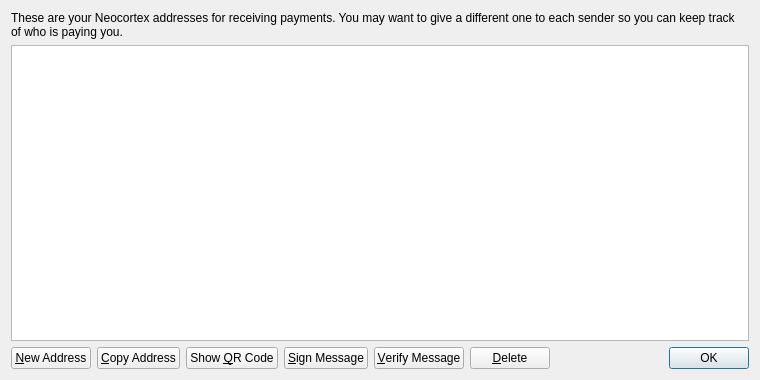
<?xml version="1.0" encoding="UTF-8"?>
<ui version="4.0">
 <class>AddressBookPage</class>
 <widget class="QWidget" name="AddressBookPage">
  <property name="geometry">
   <rect>
    <x>0</x>
    <y>0</y>
    <width>760</width>
    <height>380</height>
   </rect>
  </property>
  <property name="windowTitle">
   <string>Address Book</string>
  </property>
  <layout class="QVBoxLayout" name="verticalLayout">
   <item>
    <widget class="QLabel" name="labelExplanation">
     <property name="text">
      <string>These are your Neocortex addresses for receiving payments. You may want to give a different one to each sender so you can keep track of who is paying you.</string>
     </property>
     <property name="textFormat">
      <enum>Qt::PlainText</enum>
     </property>
     <property name="wordWrap">
      <bool>true</bool>
     </property>
    </widget>
   </item>
   <item>
    <widget class="QTableView" name="tableView">
     <property name="contextMenuPolicy">
      <enum>Qt::CustomContextMenu</enum>
     </property>
     <property name="toolTip">
      <string>Double-click to edit address or label</string>
     </property>
     <property name="tabKeyNavigation">
      <bool>false</bool>
     </property>
     <property name="alternatingRowColors">
      <bool>true</bool>
     </property>
     <property name="selectionMode">
      <enum>QAbstractItemView::SingleSelection</enum>
     </property>
     <property name="selectionBehavior">
      <enum>QAbstractItemView::SelectRows</enum>
     </property>
     <property name="sortingEnabled">
      <bool>true</bool>
     </property>
     <attribute name="verticalHeaderVisible">
      <bool>false</bool>
     </attribute>
    </widget>
   </item>
   <item>
    <layout class="QHBoxLayout" name="horizontalLayout">
     <item>
      <widget class="QPushButton" name="newAddressButton">
       <property name="toolTip">
        <string>Create a new address</string>
       </property>
       <property name="text">
        <string>&amp;New Address</string>
       </property>
       <property name="icon">
        <iconset resource="../bitcoin.qrc">
         <normaloff>:/icons/add</normaloff>:/icons/add</iconset>
       </property>
      </widget>
     </item>
     <item>
      <widget class="QPushButton" name="copyToClipboard">
       <property name="toolTip">
        <string>Copy the currently selected address to the system clipboard</string>
       </property>
       <property name="text">
        <string>&amp;Copy Address</string>
       </property>
       <property name="icon">
        <iconset resource="../bitcoin.qrc">
         <normaloff>:/icons/editcopy</normaloff>:/icons/editcopy</iconset>
       </property>
      </widget>
     </item>
     <item>
      <widget class="QPushButton" name="showQRCode">
       <property name="text">
        <string>Show &amp;QR Code</string>
       </property>
       <property name="icon">
        <iconset resource="../bitcoin.qrc">
         <normaloff>:/icons/qrcode</normaloff>:/icons/qrcode</iconset>
       </property>
      </widget>
     </item>
     <item>
      <widget class="QPushButton" name="signMessage">
       <property name="toolTip">
        <string>Sign a message to prove you own a Bitcoin address</string>
       </property>
       <property name="text">
        <string>&amp;Sign Message</string>
       </property>
       <property name="icon">
        <iconset resource="../bitcoin.qrc">
         <normaloff>:/icons/edit</normaloff>:/icons/edit</iconset>
       </property>
      </widget>
     </item>
     <item>
      <widget class="QPushButton" name="verifyMessage">
       <property name="toolTip">
        <string>Verify a message to ensure it was signed with a specified Bitcoin address</string>
       </property>
       <property name="text">
        <string>&amp;Verify Message</string>
       </property>
       <property name="icon">
        <iconset resource="../bitcoin.qrc">
         <normaloff>:/icons/transaction_0</normaloff>:/icons/transaction_0</iconset>
       </property>
      </widget>
     </item>
     <item>
      <widget class="QPushButton" name="deleteButton">
       <property name="toolTip">
        <string>Delete the currently selected address from the list. Only sending addresses can be deleted.</string>
       </property>
       <property name="text">
        <string>&amp;Delete</string>
       </property>
       <property name="icon">
        <iconset resource="../bitcoin.qrc">
         <normaloff>:/icons/remove</normaloff>:/icons/remove</iconset>
       </property>
      </widget>
     </item>
     <item>
      <spacer name="horizontalSpacer">
       <property name="orientation">
        <enum>Qt::Horizontal</enum>
       </property>
       <property name="sizeHint" stdset="0">
        <size>
         <width>40</width>
         <height>20</height>
        </size>
       </property>
      </spacer>
     </item>
     <item>
      <widget class="QDialogButtonBox" name="buttonBox">
       <property name="sizePolicy">
        <sizepolicy hsizetype="Maximum" vsizetype="Fixed">
         <horstretch>0</horstretch>
         <verstretch>0</verstretch>
        </sizepolicy>
       </property>
       <property name="standardButtons">
        <set>QDialogButtonBox::Ok</set>
       </property>
      </widget>
     </item>
    </layout>
   </item>
  </layout>
 </widget>
 <resources>
  <include location="../bitcoin.qrc"/>
 </resources>
 <connections/>
</ui>
